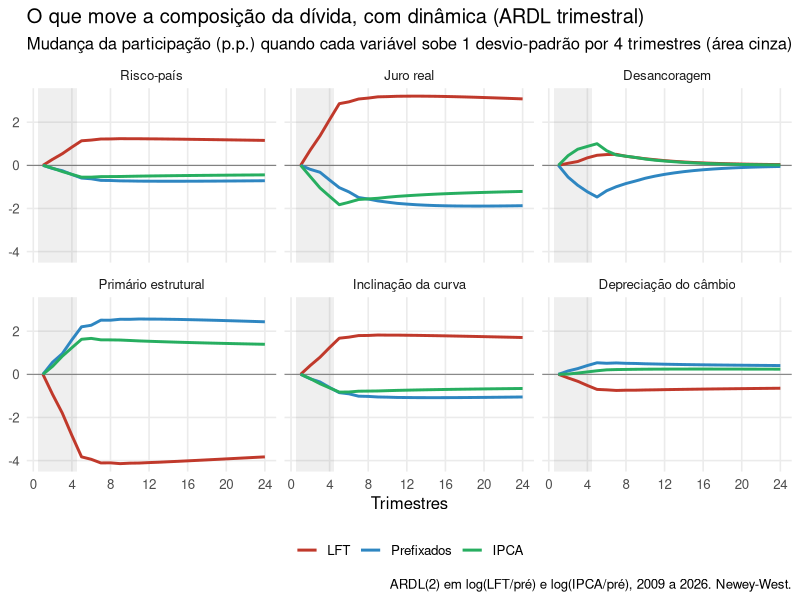
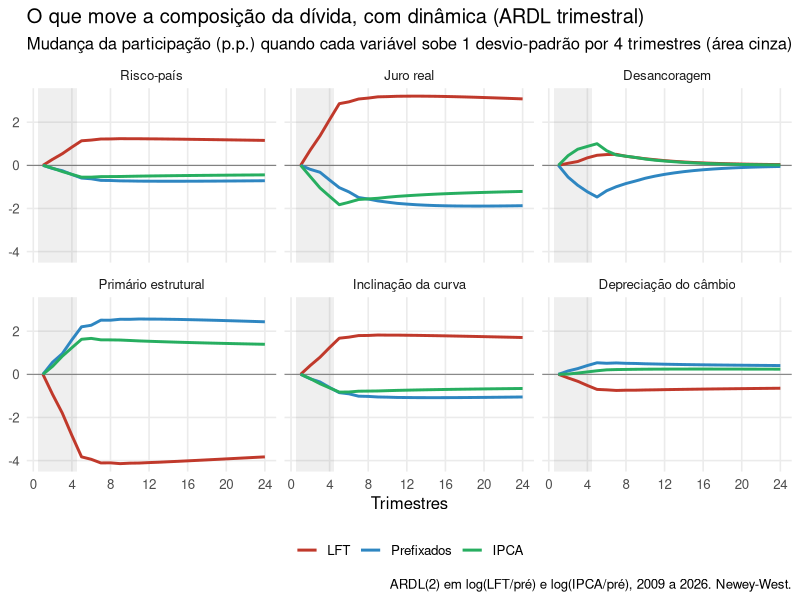

Write R code to recreate these figures, in order.
# =====================================================================
# Composição da dívida como série temporal: ARDL em razões logarítmicas
#
# Substitui a regressão estática de composicao_divida.R (Parte A) no elo
# entre o modelo macro e a composição. Três mudanças:
#
# 1. Variáveis dependentes em razão logarítmica (dados composicionais):
#        y1 = log(LFT / prefixados)    y2 = log(IPCA / prefixados)
#    Assim as três fatias sempre somam o mesmo total e ficam entre 0 e 1.
# 2. Dinâmica própria: ARDL trimestral em forma de correção,
#        dy_t = c + a1*y1_{t-1} + a2*y2_{t-1} + soma_j (g1j*dy1_{t-j} + g2j*dy2_{t-j})
#               + b' x_{t-1} + e_t
#    com x = risco-país, juro real ex-ante, desancoragem, primário
#    estrutural, inclinação (pré 5a - Selic) e depreciação do câmbio em
#    4 trimestres. O número de defasagens p é o menor com resíduo branco
#    (Ljung-Box, 8 defasagens, p > 0,05) nas duas equações.
# 3. Incerteza: coeficientes e matriz de covariância Newey-West salvos
#    para sortear parâmetros, e resíduos salvos (aos pares) para bootstrap.
#
# Trimestral porque os vencimentos concentrados em certos meses (LTN em
# jan/abr/jul/out, NTN-B em mai/ago) criam serrilhado mensal: no mensal
# os resíduos ficam fortemente autocorrelacionados.
#
# Entradas (dados/): base_composicao_mensal.csv (de composicao_divida.R)
# Saídas: ardl_selecao.csv, ardl_coeficientes.csv, ardl_vcov.csv,
#   ardl_residuos.csv, ardl_ponto_partida.csv, ardl_multiplicadores.csv,
#   29_ardl_multiplicadores.png
# =====================================================================
library(dplyr); library(tidyr); library(readr); library(ggplot2)
library(sandwich); library(lmtest)

# ---- 1. Base trimestral --------------------------------------------------
tri_de <- function(d) as.Date(sprintf("%s-%02d-01", format(d, "%Y"),
                                      (as.numeric(format(d, "%m")) - 1) %/% 3 * 3 + 1))
bt <- read_csv2("base_composicao_mensal.csv", show_col_types = FALSE) |>
  mutate(mes = as.Date(mes), tri = tri_de(mes)) |>
  group_by(tri) |>
  summarise(n = n(), across(c(LFT, PRE, IPCA, risco, juro_real, desanc, estrutural,
                              inclinacao, cambio), \(x) mean(x)), .groups = "drop") |>
  filter(n == 3) |> arrange(tri) |>
  mutate(y1 = log(LFT / PRE), y2 = log(IPCA / PRE),
         dy1 = y1 - lag(y1), dy2 = y2 - lag(y2),
         dep = 100 * (log(cambio) - lag(log(cambio), 4)))
View(bt)

xs <- c("risco", "juro_real", "desanc", "estrutural", "inclinacao", "dep")
monta <- function(p, pmax = 4) {
  d <- bt
  for (j in seq_len(pmax)) {
    d[[paste0("dy1_", j)]] <- lag(d$dy1, j); d[[paste0("dy2_", j)]] <- lag(d$dy2, j)
  }
  d <- d |> mutate(across(all_of(c("y1", "y2", xs)), lag, .names = "l_{.col}"))
  d |> filter(if_all(c("dy1", "dy2", paste0("l_", c("y1", "y2", xs)),
                       paste0("dy1_", seq_len(pmax)), paste0("dy2_", seq_len(pmax))),
                     \(v) !is.na(v)))
}
formula_p <- function(dep, p) {
  rhs <- c("l_y1", "l_y2", if (p > 0) c(paste0("dy1_", 1:p), paste0("dy2_", 1:p)),
           paste0("l_", xs))
  as.formula(paste(dep, "~", paste(rhs, collapse = " + ")))
}

# ---- 2. Escolha das defasagens (mesma amostra para todos os p) -----------
d_all <- monta(4)
selecao <- expand_grid(p = 0:4, eq = c("dy1", "dy2")) |>
  rowwise() |>
  mutate(m = list(lm(formula_p(eq, p), data = d_all)),
         bic = BIC(m), r2 = summary(m)$r.squared,
         ljung_box_p = Box.test(resid(m), lag = 8, type = "Ljung-Box")$p.value) |>
  select(-m) |> ungroup()
cat("\nSeleção de defasagens (amostra comum):\n"); print(selecao, n = Inf)
write_csv2(selecao, "ardl_selecao.csv")
ok <- selecao |> group_by(p) |> summarise(branco = all(ljung_box_p > 0.05)) |> filter(branco)
p <- if (nrow(ok)) min(ok$p) else 2
cat("\nDefasagens escolhidas: p =", p, "\n")

# ---- 3. Estimação final ---------------------------------------------------
d <- monta(p, pmax = max(p, 1))
cat("Amostra:", format(range(d$tri)), "-", nrow(d), "trimestres\n")
mods <- list(dy1 = lm(formula_p("dy1", p), data = d), dy2 = lm(formula_p("dy2", p), data = d))
coefs <- lapply(names(mods), function(k) {
  m <- mods[[k]]; V <- NeweyWest(m, lag = 4, prewhite = FALSE)
  ct <- coeftest(m, vcov = V)
  tibble(eq = k, termo = rownames(ct), coef = ct[, 1], ep = ct[, 2], p = ct[, 4],
         r2 = summary(m)$r.squared,
         ljung_box_p = Box.test(resid(m), lag = 8, type = "Ljung-Box")$p.value)
}) |> bind_rows()
print(coefs |> mutate(across(where(is.numeric), \(x) signif(x, 3))), n = Inf)
write_csv2(coefs, "ardl_coeficientes.csv")

vcov_long <- lapply(names(mods), function(k) {
  V <- NeweyWest(mods[[k]], lag = 4, prewhite = FALSE)
  as_tibble(V, rownames = "termo1") |> pivot_longer(-termo1, names_to = "termo2", values_to = "v") |>
    mutate(eq = k)
}) |> bind_rows()
write_csv2(vcov_long, "ardl_vcov.csv")
write_csv2(tibble(tri = d$tri, e1 = resid(mods$dy1), e2 = resid(mods$dy2)), "ardl_residuos.csv")
cat(sprintf("Correlação entre os resíduos das duas equações: %.2f\n",
            cor(resid(mods$dy1), resid(mods$dy2))))

# Ponto de partida: participações no último trimestre completo
ult <- bt |> slice_tail(n = 1)
write_csv2(ult |> select(tri, LFT, PRE, IPCA, y1, y2), "ardl_ponto_partida.csv")

# ---- 4. Simulador do ARDL (usado também em reacao_mercado_estocastica.R) --
# Recebe desvios de x (matriz T x 6, na ordem de xs) e devolve desvios de
# y1 e y2. Sem intercepto: é a resposta ao desvio em relação à base.
simula_ardl <- function(xdev, cf1, cf2, p, eps = NULL) {
  Tn <- nrow(xdev); y <- matrix(0, Tn + 1, 2); dy <- matrix(0, Tn + p + 1, 2)
  for (t in 1:Tn) {
    xl <- if (t > 1) xdev[t - 1, ] else rep(0, length(xs))   # x entra defasado
    lagdy <- function(cf, k) if (p == 0) 0 else
      sum(cf[paste0("dy1_", 1:p)] * dy[t + p - (1:p), 1]) +
      sum(cf[paste0("dy2_", 1:p)] * dy[t + p - (1:p), 2])
    for (k in 1:2) {
      cf <- if (k == 1) cf1 else cf2
      dy[t + p, k] <- cf["l_y1"] * y[t, 1] + cf["l_y2"] * y[t, 2] + lagdy(cf, k) +
        sum(cf[paste0("l_", xs)] * xl) + (if (is.null(eps)) 0 else eps[t, k])
    }
    y[t + 1, ] <- y[t, ] + dy[t + p, ]
  }
  y[-1, , drop = FALSE]
}
# Converte desvios de y em mudança de participação (p.p. do total dos três)
para_fatias <- function(ydev, y0, total = 100) {
  y1 <- y0[1] + ydev[, 1]; y2 <- y0[2] + ydev[, 2]
  den <- 1 + exp(y1) + exp(y2)
  den0 <- 1 + exp(y0[1]) + exp(y0[2])
  cbind(LFT = total * (exp(y1) / den - exp(y0[1]) / den0),
        PRE = total * (1 / den - 1 / den0),
        IPCA = total * (exp(y2) / den - exp(y0[2]) / den0))
}

# Estabilidade: autovalores da forma companheira em (y, dy e suas defasagens)
cf1 <- coef(mods$dy1); cf2 <- coef(mods$dy2)
raizes <- function(cf1, cf2, p) {
  n <- 2 + 2 * max(p, 1); A <- matrix(0, n, n)
  for (k in 1:2) {
    cf <- if (k == 1) cf1 else cf2
    A[2 + k, 1:2] <- cf[c("l_y1", "l_y2")]
    for (j in seq_len(p)) A[2 + k, 2 + 2 * (j - 1) + 1:2] <- cf[c(paste0("dy1_", j), paste0("dy2_", j))]
  }
  A[1, ] <- A[3, ]; A[1, 1] <- A[1, 1] + 1
  A[2, ] <- A[4, ]; A[2, 2] <- A[2, 2] + 1
  if (p > 1) for (j in 2:p) { A[2 + 2 * (j - 1) + 1, 2 + 2 * (j - 2) + 1] <- 1
                              A[2 + 2 * (j - 1) + 2, 2 + 2 * (j - 2) + 2] <- 1 }
  sort(Mod(eigen(A)$values), decreasing = TRUE)
}
r <- raizes(cf1, cf2, p)
cat(sprintf("Maior raiz da parte autorregressiva: %.3f (abaixo de 1 = estável; perto de 1 = choques muito persistentes)\n", r[1]))

# ---- 5. Multiplicadores dinâmicos ----------------------------------------
# Cada x sobe 1 desvio-padrão por 4 trimestres e volta a zero.
dp_x <- sapply(xs, function(v) sd(bt[[v]], na.rm = TRUE))
total3 <- with(ult, LFT + PRE + IPCA)
mult <- lapply(seq_along(xs), function(k) {
  xdev <- matrix(0, 24, length(xs)); xdev[1:4, k] <- dp_x[k]
  f <- para_fatias(simula_ardl(xdev, cf1, cf2, p), c(ult$y1, ult$y2), total3)
  tibble(variavel = xs[k], trimestre = 1:24, LFT = f[, "LFT"], PRE = f[, "PRE"], IPCA = f[, "IPCA"])
}) |> bind_rows()
write_csv2(mult, "ardl_multiplicadores.csv")
cat("\nMudança da participação 8 trimestres depois de 1 dp por 4 trimestres (p.p.):\n")
print(mult |> filter(trimestre == 8) |> mutate(across(c(LFT, PRE, IPCA), \(x) round(x, 2))))

rot <- c(risco = "Risco-país", juro_real = "Juro real", desanc = "Desancoragem",
         estrutural = "Primário estrutural", inclinacao = "Inclinação da curva",
         dep = "Depreciação do câmbio")
g <- mult |> pivot_longer(c(LFT, PRE, IPCA), names_to = "titulo") |>
  mutate(variavel = factor(rot[variavel], rot),
         titulo = factor(titulo, c("LFT", "PRE", "IPCA"), c("LFT", "Prefixados", "IPCA"))) |>
  ggplot(aes(trimestre, value, colour = titulo)) +
  annotate("rect", xmin = 0.5, xmax = 4.5, ymin = -Inf, ymax = Inf, fill = "grey50", alpha = 0.12) +
  geom_hline(yintercept = 0, colour = "grey40", linewidth = 0.3) +
  geom_line(linewidth = 1) +
  facet_wrap(~variavel, ncol = 3) +
  scale_colour_manual(values = c("#C0392B", "#2E86C1", "#27AE60"), name = NULL) +
  scale_x_continuous(breaks = seq(0, 24, 4)) +
  labs(title = "O que move a composição da dívida, com dinâmica (ARDL trimestral)",
       subtitle = "Mudança da participação (p.p.) quando cada variável sobe 1 desvio-padrão por 4 trimestres (área cinza)",
       x = "Trimestres", y = NULL,
       caption = sprintf("ARDL(%d) em log(LFT/pré) e log(IPCA/pré), %s a %s. Newey-West.",
                         p, format(min(d$tri), "%Y"), format(max(d$tri), "%Y"))) +
  theme_minimal(base_size = 12) +
  theme(legend.position = "bottom", panel.grid.minor = element_blank())
g
ggsave("29_ardl_multiplicadores.png", g, width = 10, height = 6.5, dpi = 150)
